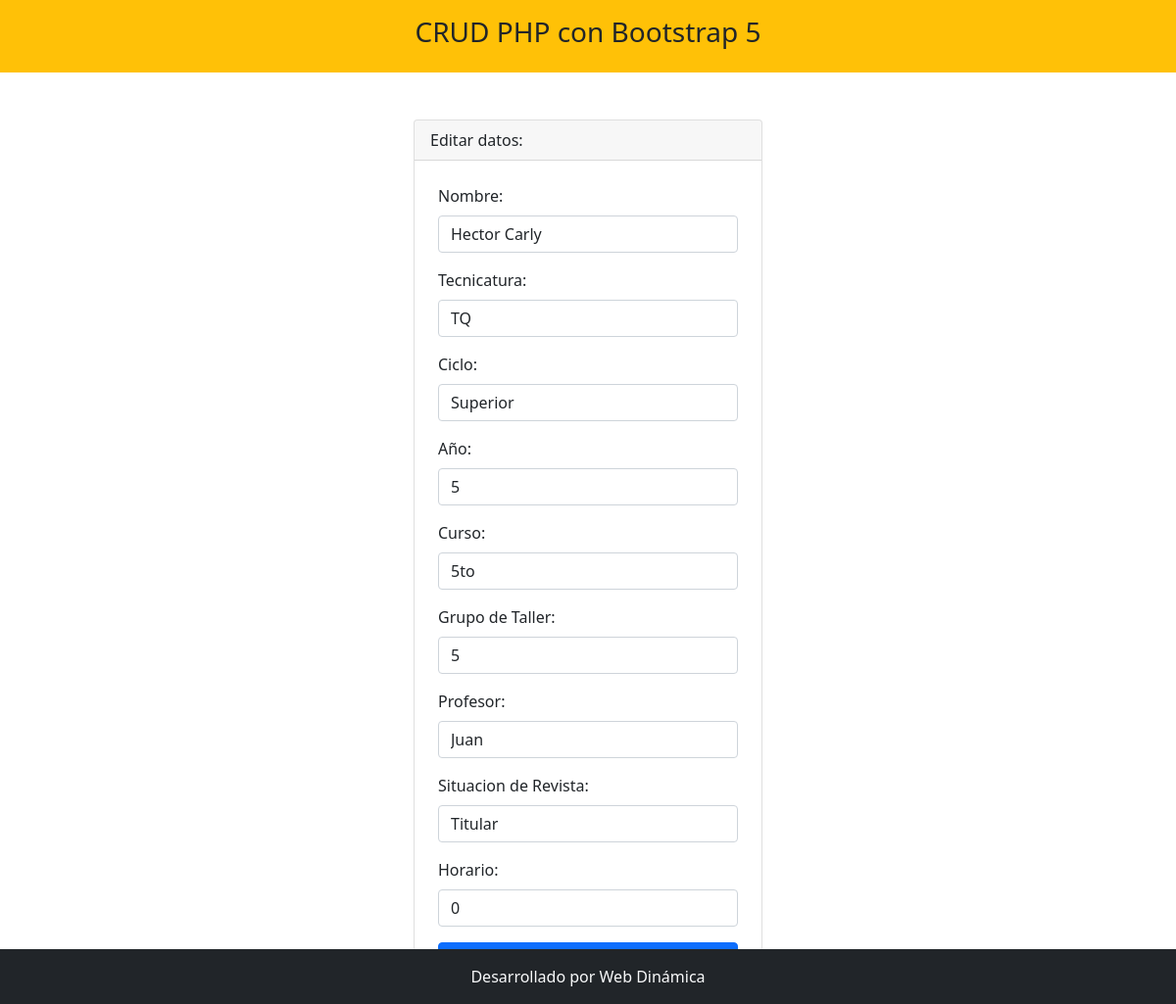
The app's page /tpintegrador/editar.php?codigo=4 with its own data.
### tables this page shows
CREATE TABLE `lista` (
  `codigo` int(11) NOT NULL,
  `nombre` varchar(100) DEFAULT NULL,
  `tecnicatura` varchar(50) DEFAULT NULL,
  `ciclo` varchar(29) DEFAULT NULL,
  `anio` int(20) DEFAULT NULL,
  `curso` varchar(50) DEFAULT NULL,
  `g_taller` int(50) DEFAULT NULL,
  `profesor` varchar(50) DEFAULT NULL,
  `s_revista` varchar(50) DEFAULT NULL,
  `horario` varchar(50) DEFAULT NULL
);

### tpintegrador/editar.php (the view, shortened to what this page needs)
<?php include 'template/header.php' ?>
<?php
    include_once 'model/conexion.php';
    $codigo = $_GET['codigo'];
    $sentencia = $bd->prepare("select * from lista where codigo = ?;");
    $sentencia->execute([$codigo]);
    $lista = $sentencia->fetch(PDO::FETCH_OBJ);
?>
<div class="container mt-5">
    <div class="row justify-content-center">
        <div class="col-md-4">
            <div class="card">
                <div class="card-header">
                    Editar datos:
                </div>
                <form class="p-4" method="POST" action="editarProceso.php">
                <div class="mb-3">
                        <label class="form-label">Nombre: </label>
                        <input type="text" class="form-control" name="txtNombre" autofocus required
                        value="<?php echo $lista->nombre; ?>">
                    </div>
                    <div class="mb-3">
                        <label class="form-label">Tecnicatura: </label>
                        <input type="text" class="form-control" name="txtTecnicatura" autofocus required
                        value="<?php echo $lista->tecnicatura; ?>">
                    </div>
                    <div class="mb-3">
                        <label class="form-label">Ciclo: </label>
                        <input type="text" class="form-control" name="txtCiclo" autofocus required
                        value="<?php echo $lista->ciclo; ?>">
                    </div>
                    <div class="mb-3">
                        <label class="form-label">Año: </label>
                        <input type="number" class="form-control" name="txtAnio" autofocus required
                        value="<?php echo $lista->anio; ?>">
                    </div>
                    <div class="mb-3">
                        <label class="form-label">Curso: </label>
                        <input type="text" class="form-control" name="txtCurso" autofocus required
                        value="<?php echo $lista->curso; ?>">
                    </div>
                    <div class="mb-3">
                        <label class="form-label">Grupo de Taller: </label>
                        <input type="number" class="form-control" name="txtG_Taller" autofocus required
                        value="<?php echo $lista->g_taller; ?>">
                    </div>
                    <div class="mb-3">
                        <label class="form-label">Profesor: </label>
                        <input type="text" class="form-control" name="txtProfesor" autofocus required
                        value="<?php echo $lista->profesor; ?>">
                    </div>
                    <div class="mb-3">
                        <label class="form-label">Situacion de Revista: </label>
                        <input type="text" class="form-control" name="txtS_Revista" autofocus required
                        value="<?php echo $lista->s_revista; ?>">
                    </div>
                    <div class="mb-3">
                        <label class="form-label">Horario: </label>
                        <input type="number" class="form-control" name="txtHorario" autofocus required
                        value="<?php echo $lista->horario; ?>">
                    </div>
                    <div class="d-grid">
                    </div>
                </form>
            </div>
        </div>
    </div>
</div>
<?php include 'template/footer.php' ?>

### records on screen
lista: txtNombre "Hector Carly", txtTecnicatura "TQ", txtCiclo "Superior", txtAnio "5", txtCurso "5to", txtG_Taller "5", txtProfesor "Juan", txtS_Revista "Titular", txtHorario "0"
